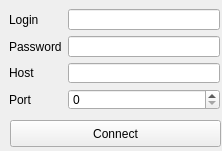
<?xml version="1.0" encoding="UTF-8"?>
<ui version="4.0">
 <class>QtShanoirSettings</class>
 <widget class="QWidget" name="QtShanoirSettings">
  <property name="geometry">
   <rect>
    <x>0</x>
    <y>0</y>
    <width>222</width>
    <height>151</height>
   </rect>
  </property>
  <property name="windowTitle">
   <string>Form</string>
  </property>
  <widget class="QWidget" name="formLayoutWidget">
   <property name="geometry">
    <rect>
     <x>9</x>
     <y>9</y>
     <width>211</width>
     <height>101</height>
    </rect>
   </property>
   <layout class="QFormLayout" name="formLayout">
    <item row="0" column="0">
     <widget class="QLabel" name="loginLabel">
      <property name="text">
       <string>Login</string>
      </property>
     </widget>
    </item>
    <item row="0" column="1">
     <widget class="QLineEdit" name="loginLineEdit"/>
    </item>
    <item row="1" column="0">
     <widget class="QLabel" name="passwordLabel">
      <property name="text">
       <string>Password</string>
      </property>
     </widget>
    </item>
    <item row="1" column="1">
     <widget class="QLineEdit" name="passwordLineEdit"/>
    </item>
    <item row="2" column="0">
     <widget class="QLabel" name="hostLabel">
      <property name="text">
       <string>Host</string>
      </property>
     </widget>
    </item>
    <item row="2" column="1">
     <widget class="QLineEdit" name="hostLineEdit"/>
    </item>
    <item row="3" column="0">
     <widget class="QLabel" name="PortLabel">
      <property name="text">
       <string>Port</string>
      </property>
     </widget>
    </item>
    <item row="3" column="1">
     <widget class="QSpinBox" name="portSpinBox"/>
    </item>
   </layout>
  </widget>
  <widget class="QPushButton" name="connectButton">
   <property name="geometry">
    <rect>
     <x>10</x>
     <y>120</y>
     <width>211</width>
     <height>27</height>
    </rect>
   </property>
   <property name="minimumSize">
    <size>
     <width>0</width>
     <height>27</height>
    </size>
   </property>
   <property name="text">
    <string>Connect</string>
   </property>
  </widget>
 </widget>
 <resources/>
 <connections/>
</ui>
